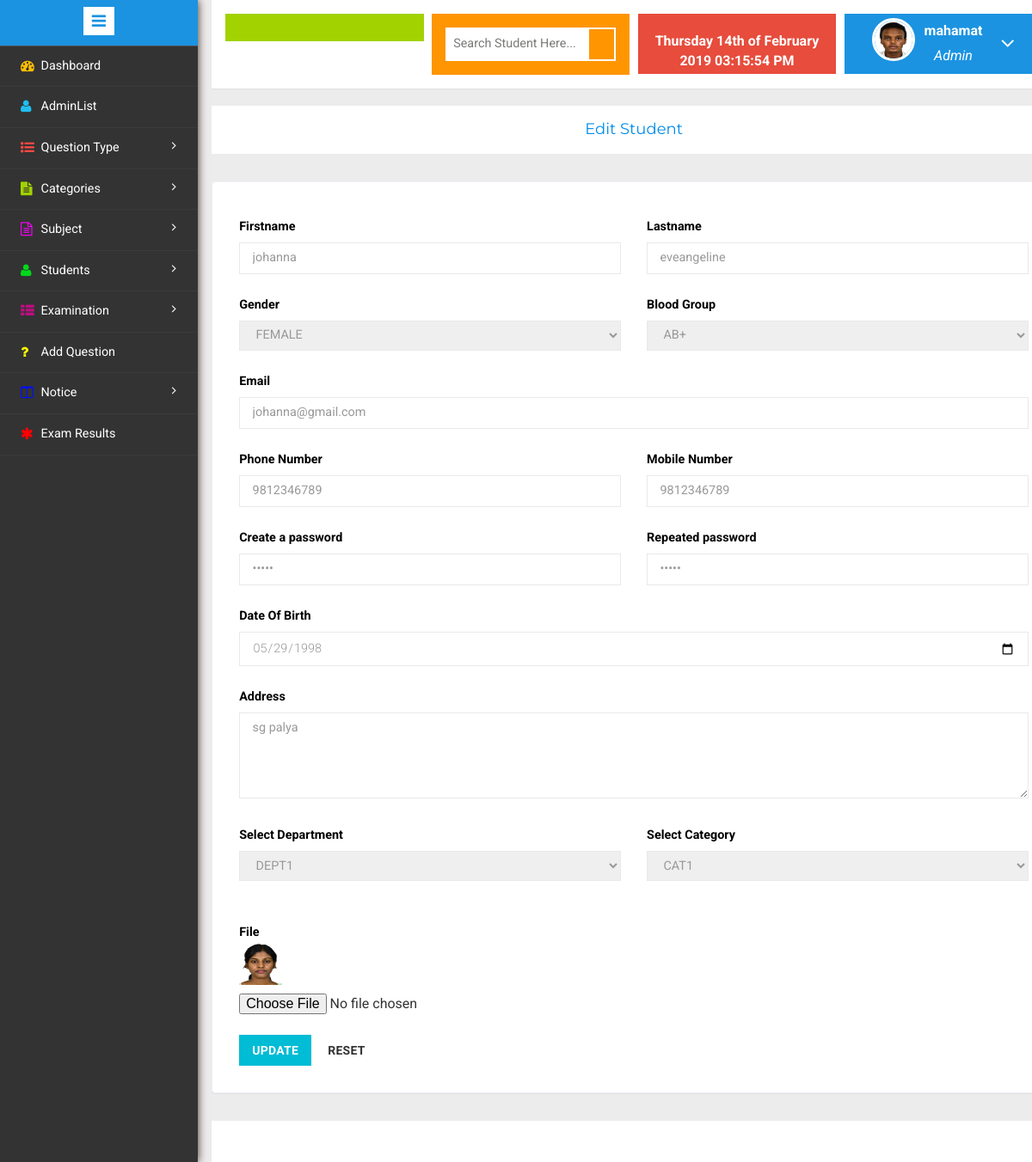
Before: /admin/editstudent.php?id=47 (signed in) with the older database file.
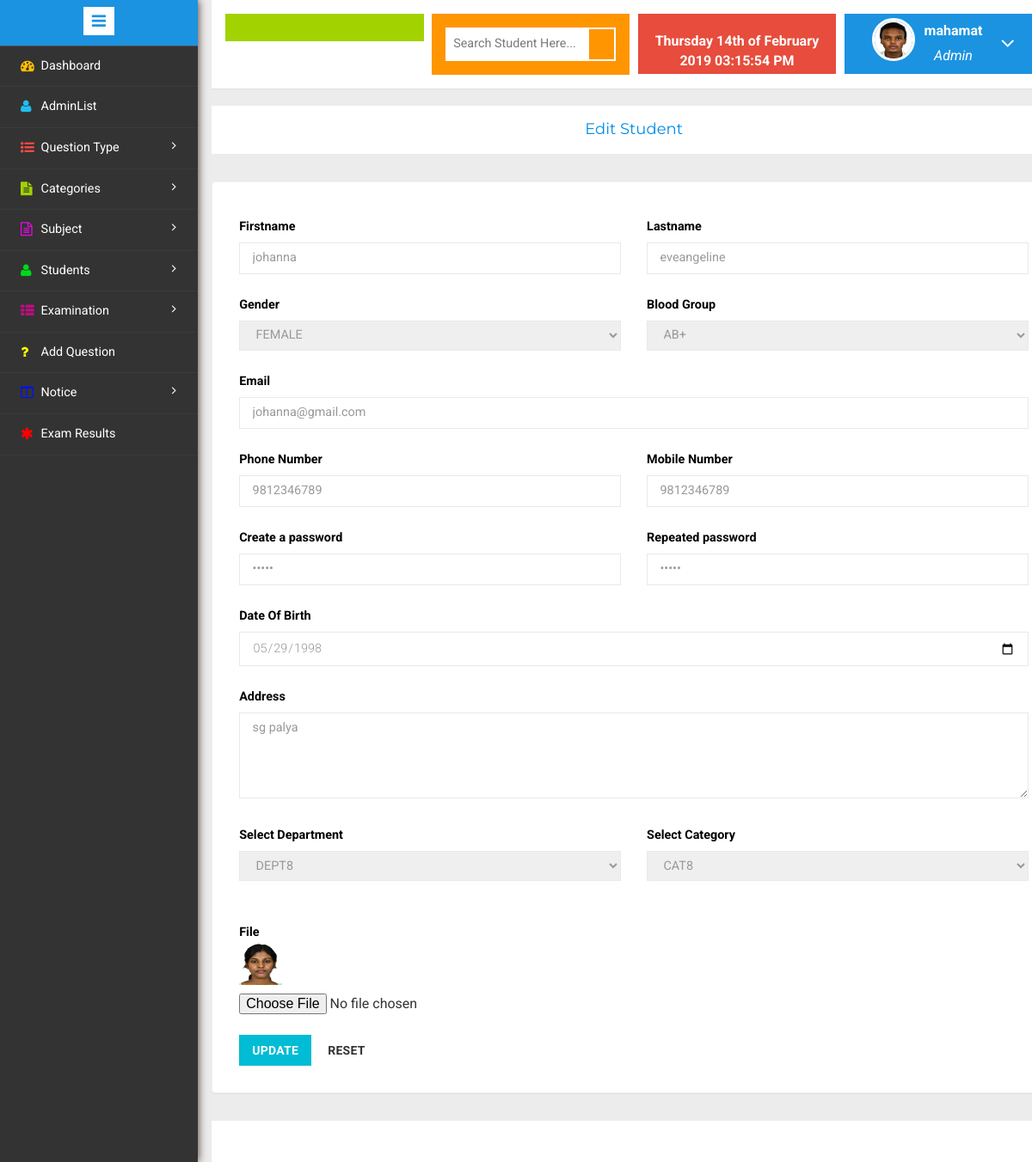
After: the same page with the newer database file.
### tables this page shows
CREATE TABLE `studenttbl` (
  `studid` int(11) NOT NULL,
  `fname` varchar(50) NOT NULL,
  `lname` varchar(50) NOT NULL,
  `gender` varchar(20) NOT NULL,
  `blood` varchar(20) NOT NULL,
  `email` varchar(50) NOT NULL,
  `phone` varchar(20) NOT NULL,
  `mobile` varchar(20) NOT NULL,
  `password` varchar(50) NOT NULL,
  `cpassword` varchar(50) NOT NULL,
  `dob` date NOT NULL,
  `address` varchar(50) NOT NULL,
  `deptname` varchar(20) NOT NULL,
  `catname` varchar(20) NOT NULL,
  `file` varchar(50) NOT NULL,
  `status` tinyint(1) NOT NULL
);

CREATE TABLE `usertbl` (
  `uid` int(11) NOT NULL,
  `fname` varchar(50) NOT NULL,
  `lname` varchar(50) NOT NULL,
  `gender` varchar(20) NOT NULL,
  `blood` varchar(20) NOT NULL,
  `email` varchar(50) NOT NULL,
  `phone` varchar(20) NOT NULL,
  `mobile` varchar(20) NOT NULL,
  `password` varchar(50) NOT NULL,
  `cpassword` varchar(50) NOT NULL,
  `dob` date NOT NULL,
  `address` varchar(50) NOT NULL,
  `deptname` varchar(50) NOT NULL,
  `catname` varchar(50) NOT NULL,
  `file` varchar(50) NOT NULL,
  `status` tinyint(1) NOT NULL
);

### admin/checkuser.php (called while the page is built, shortened)
<?php
$user_check= $_SESSION["userid"];
$ses_sql=mysql_query("select * from usertbl where uid = '$user_check'");
$row = mysql_fetch_assoc($ses_sql);
$my_fname =$row['fname'];
$my_file=$row['file'];
?>

### admin/editstudent.php (the view, shortened to what the changed rows need)
<!DOCTYPE HTML>
<html>
<head>
<link href="css/bootstrap.min.css" rel='stylesheet' type='text/css' />
<link href="css/style.css" rel='stylesheet' type='text/css' />
<link rel="stylesheet" href="css/morris.css" type="text/css"/>
<link href="css/font-awesome.css" rel="stylesheet">
<link rel="stylesheet" href="css/jquery-ui.css">
<link rel="stylesheet" href="css/icon-font.min.css" type='text/css' />
</head>
<body>
<div class="page-container">
<div class="left-content">
<div class="mother-grid-inner">
<?php
if($_SESSION["userid"]==true)
{
?>
<?php
  if(isset($_GET['id']))
  {
  $id=$_GET['id'];
  $getselect=mysql_query("SELECT * from studenttbl  WHERE studid='$id'");
  while($user = mysql_fetch_array($getselect))
  {
	$fnm=$user['fname'];
    $lnm=$user['lname'];
	$sex=$user['gender'];
	$bld=$user['blood'];
	$uemail=$user['email'];
	$upass=$user['password'];
	$ucpass=$user['cpassword'];
	$uphone=$user['phone'];
	$umobile=$user['mobile'];
	$udob=$user['dob'];
	$uadd=$user['address'];
	$udept=$user['deptname'];
	$ucat=$user['catname'];
	$ufile=$user['file'];
?>
   <?php include("header.php");?>
	<ol class="breadcrumb">
                <center><li class="breadcrumb-item"><h4><a href="">Edit Student</a></h4></li></center>
            </ol>
 	<div class="validation-system">
 		<div class="validation-form">
        <form method="post" action="" enctype="multipart/form-data">
         	<div class="vali-form">
            <div class="col-md-6 form-group1">
              <label class="control-label">Firstname</label>
              <input type="text" placeholder="Firstname" name="fname" value="<?php echo $fnm; ?>" required="">
            </div>
            <div class="col-md-6 form-group1 form-last">
              <label class="control-label">Lastname</label>
             <input type="text" placeholder="Firstname" name="lname" value="<?php echo $lnm; ?>" required="">
            </div>
            <div class="clearfix"> </div>
            </div>
            <div class="col-md-6 form-group2">
			<label class="control-label">Gender</label>
              <select name="gender">
            	<option value="Female"<?php if($sex == 'Female') { ?> selected="selected"<?php } ?>>Female</option>
            </select>
			</div>
			<div class="col-md-6 form-group2 group-mail form-last">
			 <label class="control-label">Blood Group</label>
              <select name="blood">
				<option value="AB+"<?php if($bld == 'AB+') { ?> selected="selected"<?php } ?>>AB+</option>
            </select>
            </div>
		    <div class="clearfix"> </div>
            <div class="col-md-12 form-group1 group-mail">
              <label class="control-label">Email</label>
              <input type="text" placeholder="Email" name="email" value="<?php echo $uemail; ?>"  required="">
            </div>
            <div class="col-md-6 form-group1">
              <label class="control-label">Phone Number</label>
              <input type="text" placeholder="Phone Number" name="phone" value="<?php echo $uphone; ?>" required="">
            </div>
            <div class="col-md-6 form-group1 form-last group-mail">
              <label class="control-label">Mobile Number</label>
              <input type="text" placeholder="Mobile Number" name="mobile" value="<?php echo $umobile; ?>" required="">
            </div>
            <div class="clearfix"> </div>
             <div class="vali-form vali-form1">
            <div class="col-md-6 form-group1">
              <label class="control-label">Create a password</label>
              <input type="password" placeholder="Create a password" name="pass" value="<?php echo $upass; ?>" required="">
            </div>
            <div class="col-md-6 form-group1 form-last">
              <label class="control-label">Repeated password</label>
              <input type="password" placeholder="Repeated password" name="cpass" value="<?php echo $ucpass; ?>" required="">
            </div>
            <div class="clearfix"> </div>
            </div>
            <div class="col-md-12 form-group1 group-mail">
              <label class="control-label ">Date Of Birth</label>
              <input type="date" class="form-control1 ng-invalid ng-invalid-required" ng-model="model.date" name="dob" value="<?php echo $udob; ?>" required="">
            </div>
             <div class="clearfix"> </div>
			 <div class="col-md-12 form-group1 ">
              <label class="control-label">Address</label>
              <textarea  placeholder="Address..." required="" name="address"><?php echo $uadd; ?></textarea>
             </div>
			  <div class="vali-form">
              <div class="col-md-6 form-group2 ">
            <label class="control-label">Select Department </label>
            <select name="deptnm" id="">
                <option value="<?php echo $udept; ?>" <?php if(!isset($_POST['deptname']) || (isset($_POST['deptname']) && empty($_POST['deptname']))) { ?>selected<?php } ?>><?php echo $udept; ?></option>
            </select>
			</div>
		     <div class="col-md-6 form-group2 form-last group-mail">
            <label class="control-label">Select Category </label>
            <select name="catnm" id="">
                <option value="<?php echo $ucat; ?>" <?php if(!isset($_POST['catname']) || (isset($_POST['deptname']) && empty($_POST['catname']))) { ?>selected<?php } ?>><?php echo $ucat; ?></option>
            </select>
             </div>
			 <div class="clearfix"> </div>
          </div>
			 <div class="col-md-12 form-group1 group-mail">
              <label class="control-label ">File</label>
			  <p><img src="../student/uploaded/<?php echo $ufile; ?>" height="50" width="50" /></p>
              <input type="file" name="ufile" <?php if(!isset($ufile)){ echo "required"; } ?>>
            </div>
             <div class="clearfix"> </div>
            <div class="col-md-12 form-group">
              <button type="submit" class="btn btn-primary" name="update">Update</button>
              <button type="reset" class="btn btn-default"  name="reset">Reset</button>
            </div>
          <div class="clearfix"> </div>
        </form>
  <?php }}
	?>
 </div>
</div>
<?php include("footer.php"); ?>
	<?php include("sidebar.php"); ?>
	<?php }
else
	header('location:login.php');
?>
</body>
</html>

### admin/header.php (shortened to what the changed rows need)
<!DOCTYPE HTML>
<html>
<head>
<link href="css/bootstrap.min.css" rel='stylesheet' type='text/css' />
<link href="css/style.css" rel='stylesheet' type='text/css' />
<link rel="stylesheet" href="css/morris.css" type="text/css"/>
<link href="css/font-awesome.css" rel="stylesheet">
<link rel="stylesheet" href="css/jquery-ui.css">
<link rel="stylesheet" href="css/icon-font.min.css" type='text/css' />
<link rel="stylesheet" href="css/table-style.css" type='text/css' />
</head>
<body>
<?php include("checkuser.php"); ?>
				<div class="header-main">
					<div class="logo-w3-agile">
							</div>
					<div class="w3layouts-left">
								<div class="w3-search-box">
									<form action="search.php" method="GET">
										<input type="text" placeholder="Search Student Here..." name="name" required="">
										<input type="submit" value="">
									</form>
								</div>
						 </div>
						 <div class="w3layouts-right">
							<div class="profile_details_left">
								<b><font color="white"><?php  date_default_timezone_set( "Asia/Kolkata");
								echo date("l jS \of F Y h:i:s A"); ?></font></b><br>
							</div>
						</div>
						<div class="profile_details w3l">
								<ul>
									<li class="dropdown profile_details_drop">
										<a href="#" class="dropdown-toggle" data-toggle="dropdown" aria-expanded="false">
											<div class="profile_img">
												<span class="prfil-img"><?php echo($my_file!=NULL)?'<img src="uploaded/'.$my_file.'" >' :'' ;?> </span>
												<div class="user-name">
													<p><?php echo $my_fname;?></p>
													<span>Admin</span>
												</div>
												<i class="fa fa-angle-down"></i>
												<div class="clearfix"></div>
											</div>
										</a>
									</li>
								</ul>
							</div>
				</div>
			</body>
</body>
</html>

Changed rows visible on the page:
changed studenttbl "johanna": deptnm "dept1" → "dept8"; catnm "cat1" → "cat8"
